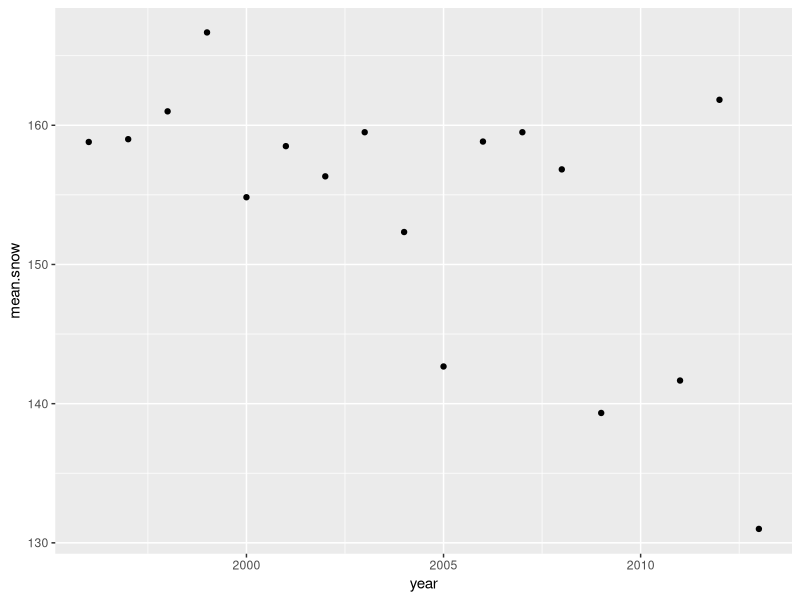
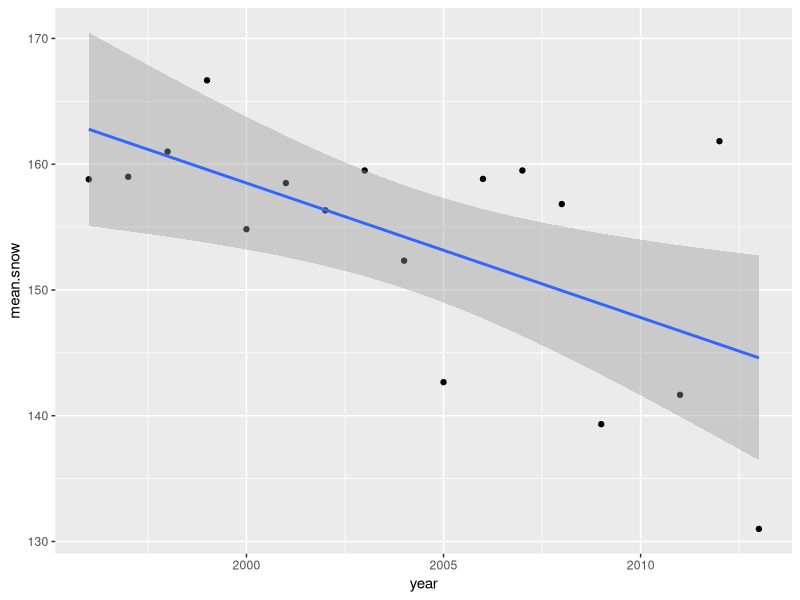
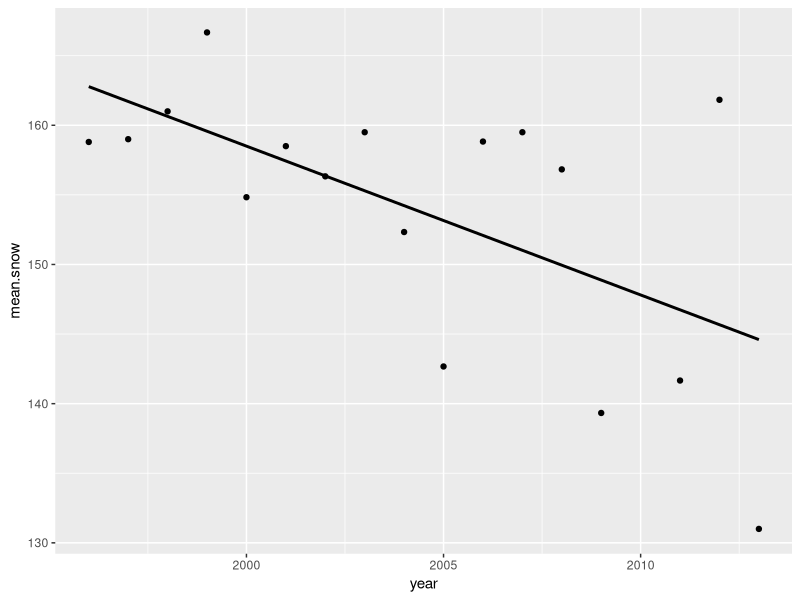
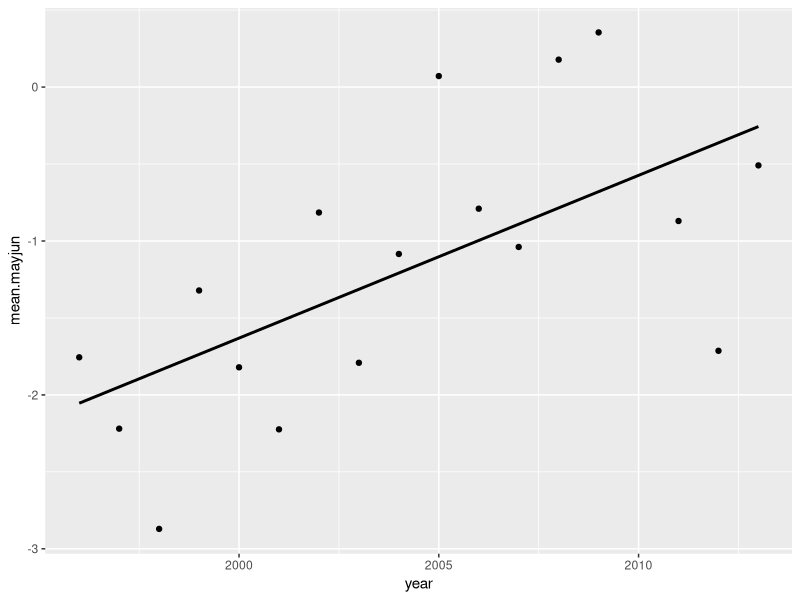
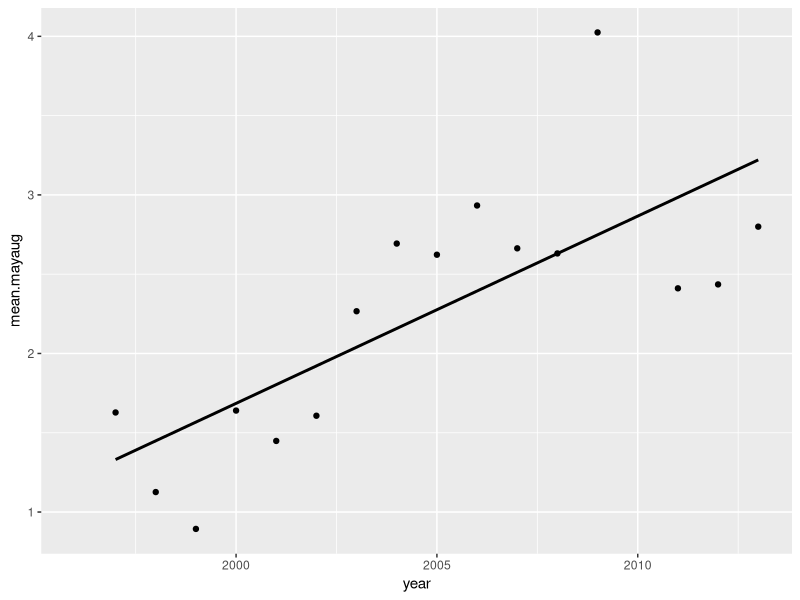
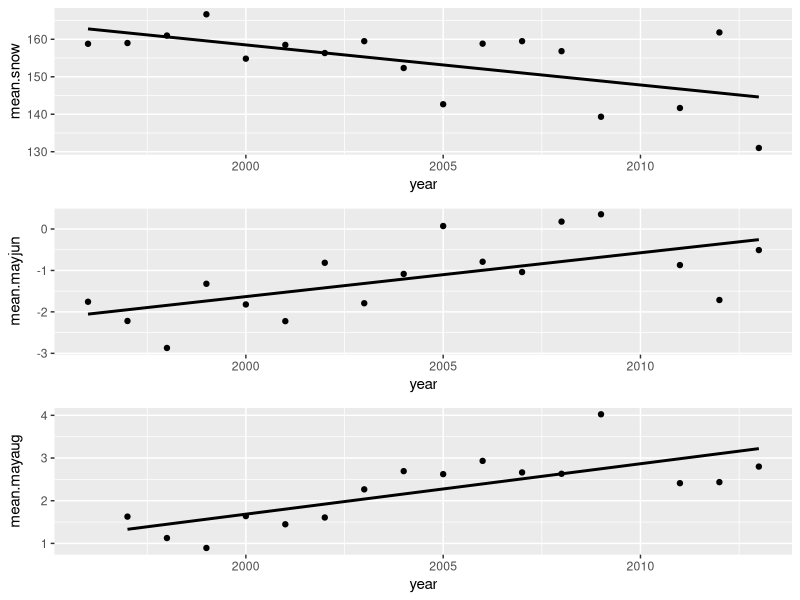
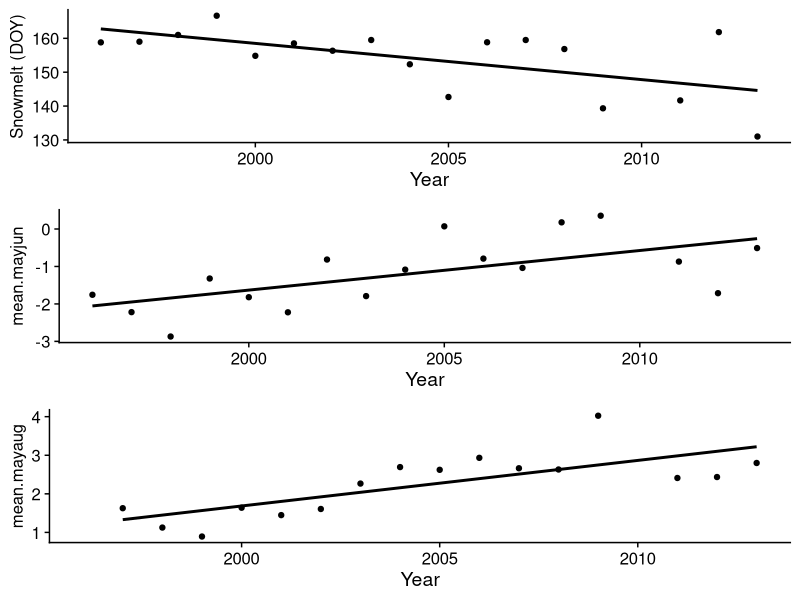

Write the R code that produced these figures, in order. (Note: this script raises an error after producing the figures.)
## ---- chunk 1
library(knitr)
knitr::opts_chunk$set(tidy.opts=list(width.cutoff=60),tidy=TRUE)
## ---- chunk 2
#import the data
boloria=read.csv("data/boloria.csv")
colias=read.csv("data/colias.csv")
head(boloria) #look at one of the dataframes
## ---- chunk 3
library(tidyverse)
library(cowplot)
## ---- chunk 4
year.dat=boloria %>% group_by(year) %>% summarise(mean.snow=mean(snow), mean.mayjun=mean(mayjun), mean.mayaug=mean(mayaug.1))
year.dat
## ---- chunk 5
p1=ggplot(year.dat, aes(x=year, y=mean.snow)) +
  geom_point()
p1
## ---- chunk 6
p1=ggplot(year.dat, aes(x=year, y=mean.snow)) +
  geom_point() +
  stat_smooth(method="lm")
p1
## ---- chunk 7
p1=ggplot(year.dat, aes(x=year, y=mean.snow)) +
  geom_point() +
  stat_smooth(method="lm", se=FALSE, color="black")
p1
## ---- chunk 8
p2=ggplot(year.dat, aes(x=year, y=mean.mayjun)) +
  geom_point() +
  stat_smooth(method="lm", se=FALSE, color="black")
p2
## ---- chunk 9
p3=ggplot(year.dat, aes(x=year, y=mean.mayaug)) +
  geom_point() +
  stat_smooth(method="lm", se=FALSE, color="black")
p3
## ---- chunk 10
plot_grid(p1, p2, p3, align="v", nrow=3) 
## ---- chunk 11
p1=ggplot(year.dat, aes(x=year, y=mean.snow)) +
  geom_point() +
  stat_smooth(method="lm", se=FALSE, color="black") +
  theme_cowplot() +
  labs(y="Snowmelt (DOY)", x="Year") +
  theme(axis.title.y = element_text(size=12))

p2=ggplot(year.dat, aes(x=year, y=mean.mayjun)) +
  geom_point() +
  stat_smooth(method="lm", se=FALSE, color="black") +
  theme_cowplot() +
  labs(expression(paste("Average Temperature"["t"], 
    " ", (~degree * C))), x="Year") +
  theme(axis.title.y = element_text(size=12))

p3=ggplot(year.dat, aes(x=year, y=mean.mayaug)) +
  geom_point() +
  stat_smooth(method="lm", se=FALSE, color="black") +
  theme_cowplot() +
  labs(expression(paste("Average Temperature"["t-1"], " ", 
        (~degree * C))), x="Year") + 
  theme(axis.title.y = element_text(size=12))

plot_grid(p1, p2, p3, nrow=3)
## ---- chunk 12
fit.snow=lm(mean.snow~year, data=year.dat)
class(fit.snow)
## ---- chunk 13
summary(fit.snow)
## ---- chunk 14
knitr::include_graphics("images/Ex1_summary_fit.snow.png")
## ---- chunk 15
str(summary(fit.snow))
## ---- chunk 16
summary(fit.snow)$fstatistic
## ---- chunk 17
F.snow=round(summary(fit.snow)$fstatistic[1],3)
dfs.snow=summary(fit.snow)$fstatistic[2:3]
F.snow
dfs.snow
## ---- chunk 18
r2.snow=round(summary(fit.snow)$adj.r.squared,3)
slope.snow=round(summary(fit.snow)$coefficients[2,1],3)
p.snow=round(summary(fit.snow)$coefficients[2,4],3)
## ---- chunk 19
table.dat=data.frame(F.value=F.snow, df=paste(dfs.snow[1], dfs.snow[2], sep=","), r2=r2.snow, slope=slope.snow, p.value=p.snow)
table.dat
## ---- chunk 20
make.mod.table=function(model) {
  F.value=round(summary(model)$fstatistic[1],3)
  dfs=summary(model)$fstatistic[2:3]
  r2=round(summary(model)$adj.r.squared,3)
  slope=round(summary(model)$coefficients[2,1],3)
  P.value=round(summary(model)$coefficients[2,4],3)
  data.frame(F.value=F.value, df=paste(dfs[1], dfs[2], sep=","), r2=r2, slope=slope, P.value=P.value)
}

## ---- chunk 21
fit.mayjun=lm(mean.mayjun~year, data=year.dat)
fit.mayaug=lm(mean.mayaug~year, data=year.dat)
## ---- chunk 22
table.dats=lapply(list(fit.snow, fit.mayjun, fit.mayaug), make.mod.table)
table.dats
## ---- chunk 23
table.all=bind_rows(table.dats)
table.all
## ---- chunk 24
rownames(table.all)=c("snow", "may-june", "may-august")
table.all
## ---- chunk 25
knitr::kable(table.all, format="pipe", align='c')
## ---- chunk 26
wl.colias=colias %>% group_by(year, sex) %>% summarise(mean.WL=mean(WL)) #calculate the mean of WL by year and sex for the colias dataset.
head(wl.colias)
## ---- chunk 27
ggplot(wl.colias, aes(x=year, y=mean.WL, group=sex)) +
  geom_path() +
  geom_point(aes(fill=sex), pch=21, size=2) +
  scale_fill_manual(values=c("black", "white"))
## ---- chunk 28
sqrt(var(colias$WL)/length(colias$WL)) #the standard error of the mean of WL for the entire sample of Colias butterflies. 
## ---- chunk 29
se=function(x) {sqrt(var(x, na.rm=T)/length(which(is.na(x)==F)))} #create a new function called se() that will take a vector, x, and divide the variance of the vector by its length, then take its square-root.
## ---- chunk 30
se(colias$WL)
## ---- chunk 31
wl.colias=colias %>% group_by(year, sex) %>% summarise(mean.WL=mean(WL), se.WL=se(WL)) #calculate the mean of WL by year and sex for the colias dataset.
wl.colias
## ---- chunk 32
ggplot(wl.colias, aes(x=year, y=mean.WL, group=sex)) +
  geom_path() +
  geom_point(aes(fill=sex), pch=21, size=2) +
  scale_fill_manual(values=c("black", "white")) +
  geom_errorbar(aes(ymin=mean.WL-se.WL, ymax=mean.WL+se.WL))
## ---- chunk 33
p.2a=ggplot(wl.colias, aes(x=year, y=mean.WL, group=sex)) +
  geom_path() +
  geom_errorbar(aes(ymin=mean.WL-se.WL, ymax=mean.WL+se.WL), width=0.5) +
  geom_point(aes(fill=sex), pch=21, size=2) +
  scale_fill_manual(values=c("black", "white")) +
  theme_cowplot() +
  labs(y="Average Wing Length (mm)")
p.2a
## ---- chunk 34
wl.boloria=boloria %>% group_by(year, sex) %>% summarise(mean.WL=mean(WL), se.WL=se(WL)) 
## ---- chunk 35
p.2b=ggplot(wl.boloria, aes(x=year, y=mean.WL, group=sex)) +
  geom_path() +
  geom_errorbar(aes(ymin=mean.WL-se.WL, ymax=mean.WL+se.WL), width=0.5) +
  geom_point(aes(fill=sex), pch=21, size=2) +
  scale_fill_manual(values=c("black", "white")) +
  theme_cowplot() +
  labs(y="Average Wing Length (mm)")
p.2b
## ---- chunk 36
wl.boloria=boloria %>% group_by(year, sex) %>% summarise(mean.WL=mean(WL, na.rm=T), se.WL=se(WL)) #calculate the mean of WL by year and sex for the colias dataset.

p.2b=ggplot(wl.boloria, aes(x=year, y=mean.WL, group=sex)) +
  geom_path() +
  geom_errorbar(aes(ymin=mean.WL-se.WL, ymax=mean.WL+se.WL), width=0.5) +
  geom_point(aes(fill=sex), pch=21, size=2) +
  scale_fill_manual(values=c("black", "white")) +
  theme_cowplot() +
  labs(y="Average Wing Length (mm)")
p.2b
## ---- chunk 37
p.2a=ggplot(wl.colias, aes(x=year, y=mean.WL, group=sex)) +
  geom_path(data=wl.colias %>% filter(year<2010)) +
  geom_path(data=wl.colias %>% filter(year>2010)) +
  geom_errorbar(aes(ymin=mean.WL-se.WL, ymax=mean.WL+se.WL), width=0.5) +
  geom_point(aes(fill=sex), pch=21, size=2) +
  scale_fill_manual(values=c("black", "white")) +
  theme_cowplot() +
  labs(y="Average Wing Length (mm)")
p.2a
## ---- chunk 38
p.2b=ggplot(wl.boloria, aes(x=year, y=mean.WL, group=sex)) +
  geom_path(data=wl.boloria %>% filter(year<2010)) +
  geom_path(data=wl.boloria %>% filter(year>2010)) +
  geom_errorbar(aes(ymin=mean.WL-se.WL, ymax=mean.WL+se.WL), width=0.5) +
  geom_point(aes(fill=sex), pch=21, size=2) +
  scale_fill_manual(values=c("black", "white")) +
  theme_cowplot() +
  labs(y="Average Wing Length (mm)")
p.2b
## ---- chunk 39
wl.colias %>% left_join(., year.dat)
## ---- chunk 40
wl.colias=wl.colias %>% left_join(., year.dat)
wl.boloria=wl.boloria %>% left_join(., year.dat)
## ---- chunk 41
ggplot(wl.colias, aes(x=mean.mayaug, y=mean.WL, fill=sex)) +
  geom_point(pch=21, size=2) +
  scale_fill_manual(values=c("black", "white")) +
  stat_smooth(method="lm", se=F, color="black") 
## ---- chunk 42
p.2c=ggplot(wl.colias, aes(x=mean.mayaug, y=mean.WL, fill=sex)) +
  geom_point(pch=21, size=2) +
  scale_fill_manual(values=c("black", "white")) +
  stat_smooth(method="lm", se=F, color="black") +
  theme_cowplot() +
  labs(x = "May-Aug temp (t-1)", y = "average wing length (mm)")
p.2c
## ---- chunk 43
p.2d=ggplot(wl.boloria, aes(x=mean.mayaug, y=mean.WL, fill=sex)) +
  geom_point(pch=21, size=2) +
  scale_fill_manual(values=c("black", "white")) +
  stat_smooth(method="lm", se=F, color="black") +
  theme_cowplot() +
  labs(x = "May-Aug temp (t-1)", y = "average wing length (mm)")
p.2d
## ---- chunk 44
plot_grid(p.2a, p.2c, p.2b, p.2d, nrow=2)

